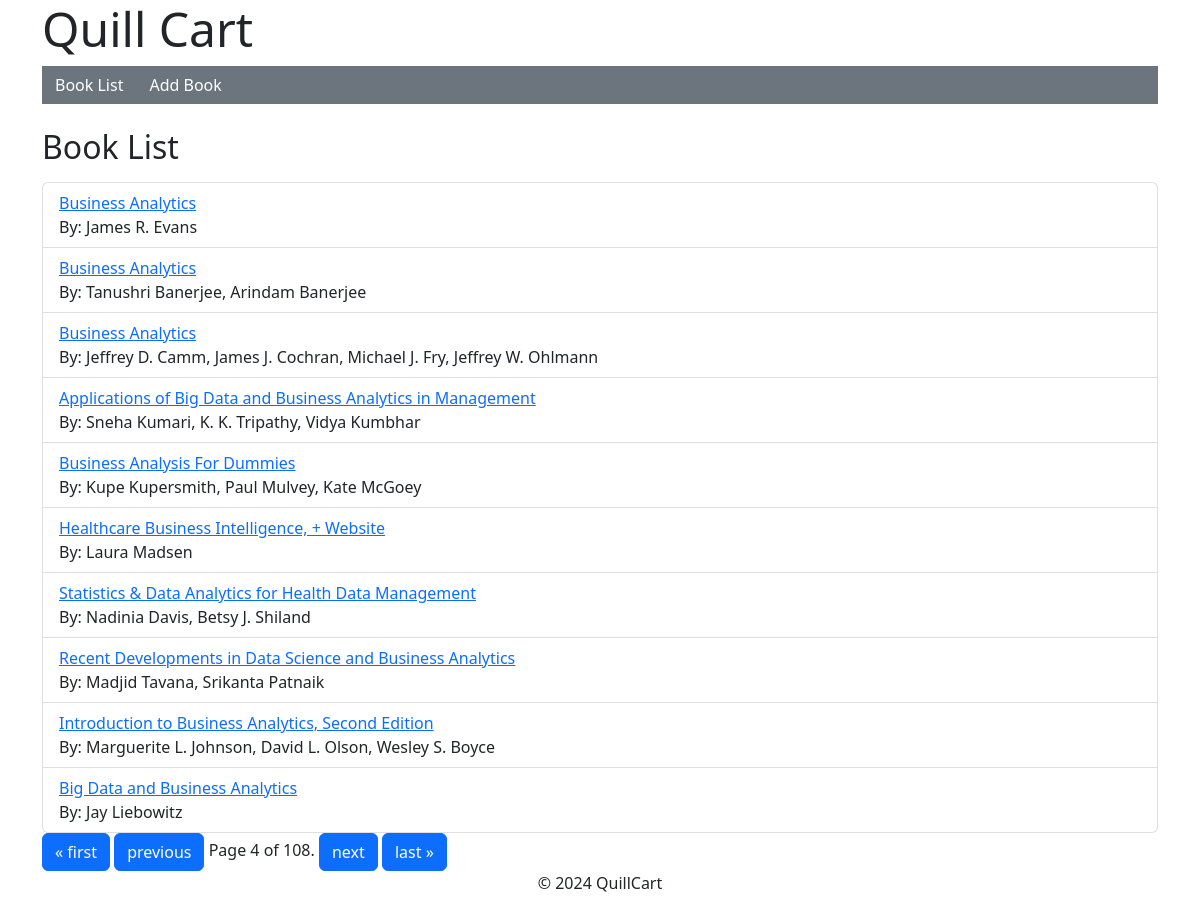
/books/?page=4, run on the app's committed database.
### quillcart/models.py (models this page shows, shortened)
class Book(models.Model):
    custom_id = models.DecimalField(max_digits=20, decimal_places=0, primary_key=True)
    title = models.CharField(max_length=255)
    subtitle = models.CharField(max_length=255, null=True, blank=True)
    authors = models.CharField(max_length=255)
    publisher = models.CharField(max_length=255)
    published_date = models.DateField()
    category = models.CharField(max_length=255)
    distribution_expense = models.DecimalField(max_digits=5, decimal_places=2)

### quillcart/views.py (the view)
# urls.py: path('books/', views.book_list, name='book_list'),
def book_list(request):
    books = Book.objects.all()
    paginator = Paginator(books, 10)  # Show 10 books per page
    page_number = request.GET.get('page')
    try:
        page = paginator.page(page_number)
    except PageNotAnInteger:
        page = paginator.page(1)
    except EmptyPage:
        page = paginator.page(paginator.num_pages)
    return render(request, 'quillcart/book_list.html', {'books': page})

### quillcart/templates/quillcart/book_list.html (shortened to what this page needs)
{% extends "base.html" %}
{% load custom_pagination %}
{% block content %}
    <h2 class="mt-4 mb-3">Book List</h2>
    <ul class="list-group">
        {% for book in books %}
            <li class="list-group-item">
                <a href="{% url 'quillcart:view_book' book.custom_id %}">{{ book.title }}</a><br>
                By: {{ book.authors }}
            </li>
        {% endfor %}
    </ul>
    <div class="pagination">
        <span class="step-links">
            {% if books.has_previous %}
                <a href="?page=1" class="btn btn-primary">&laquo; first</a>
                <a href="?page={{ books.previous_page_number }}" class="btn btn-primary">previous</a>
            {% endif %}
            <span class="current-page">
                Page {{ books.number }} of {{ books.paginator.num_pages }}.
            </span>
            {% if books.has_next %}
                <a href="?page={{ books.next_page_number }}" class="btn btn-primary">next</a>
                <a href="?page={{ books.paginator.num_pages }}" class="btn btn-primary">last &raquo;</a>
            {% endif %}
        </span>
    </div>
{% endblock %}

### data on the page
Book: title "Business Analytics", authors "James R. Evans"
Book: title "Business Analytics", authors "Tanushri Banerjee, Arindam Banerjee"
Book: title "Business Analytics", authors "Jeffrey D. Camm, James J. Cochran, Michael J. Fry, Jeffrey W. Ohlmann"
Book: title "Applications of Big Data and Business Analytics in Management", authors "Sneha Kumari, K. K. Tripathy, Vidya Kumbhar"
Book: title "Business Analysis For Dummies", authors "Kupe Kupersmith, Paul Mulvey, Kate McGoey"
Book: title "Healthcare Business Intelligence, + Website", authors "Laura Madsen"
Book: title "Statistics & Data Analytics for Health Data Management", authors "Nadinia Davis, Betsy J. Shiland"
Book: title "Recent Developments in Data Science and Business Analytics", authors "Madjid Tavana, Srikanta Patnaik"
Book: title "Introduction to Business Analytics, Second Edition", authors "Marguerite L. Johnson, David L. Olson, Wesley S. Boyce"
Book: title "Big Data and Business Analytics", authors "Jay Liebowitz"

### other printed values
{{ books.number }} "4"
{{ books.paginator.num_pages }} "108"
